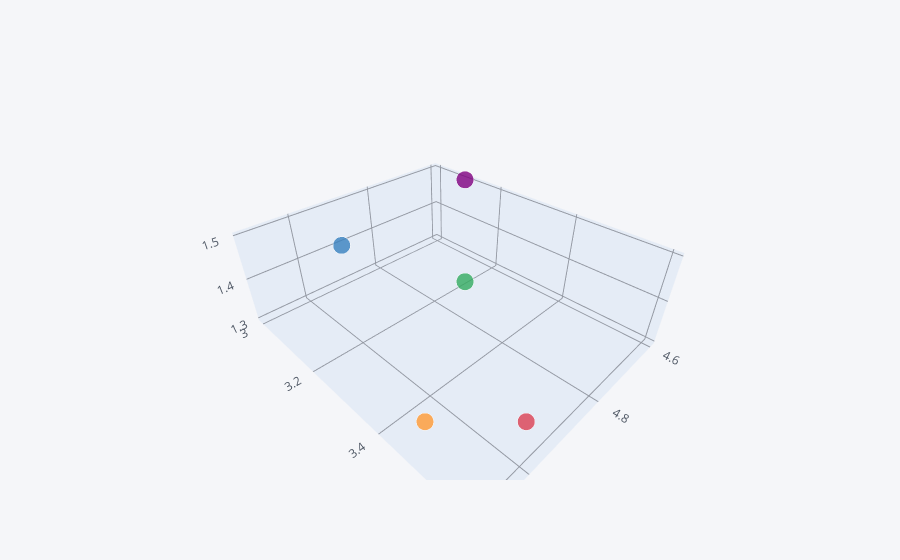

Notebook cell for this chart:
### Code cell
#3D plot
df.head().iplot(kind = 'scatter3d', x = 'SepalLengthCm', y='SepalWidthCm', z='PetalLengthCm')

### Figure 1 — Plotly figure (JSON) as saved in the notebook; plotly's stock layout.template omitted (floating-point values rounded to 4 significant figures)
{"data": [{"marker": {"color": ["rgba(255, 153, 51, 1.0)", "rgba(55, 128, 191, 1.0)", "rgba(50, 171, 96, 1.0)", "rgba(128, 0, 128, 1.0)", "rgba(219, 64, 82, 1.0)"], "opacity": 0.8, "size": [12, 12, 12, 12, 12], "symbol": "circle"}, "mode": "markers", "text": ["0", "1", "2", "3", "4"], "type": "scatter3d", "x": [5.1, 4.9, 4.7, 4.6, 5], "y": [3.5, 3, 3.2, 3.1, 3.6], "z": [1.4, 1.4, 1.3, 1.5, 1.4]}], "layout": {"legend": {"bgcolor": "#F5F6F9", "font": {"color": "#4D5663"}}, "paper_bgcolor": "#F5F6F9", "plot_bgcolor": "#F5F6F9", "scene": {"xaxis": {"gridcolor": "#9499A3", "showgrid": true, "tickfont": {"color": "#4D5663"}, "title": {"font": {"color": "#4D5663"}, "text": ""}, "zerolinecolor": "#9499A3"}, "yaxis": {"gridcolor": "#9499A3", "showgrid": true, "tickfont": {"color": "#4D5663"}, "title": {"font": {"color": "#4D5663"}, "text": ""}, "zerolinecolor": "#9499A3"}, "zaxis": {"gridcolor": "#9499A3", "showgrid": true, "tickfont": {"color": "#4D5663"}, "title": {"font": {"color": "#4D5663"}, "text": ""}, "zerolinecolor": "#9499A3"}}, "title": {"font": {"color": "#4D5663"}}}}
